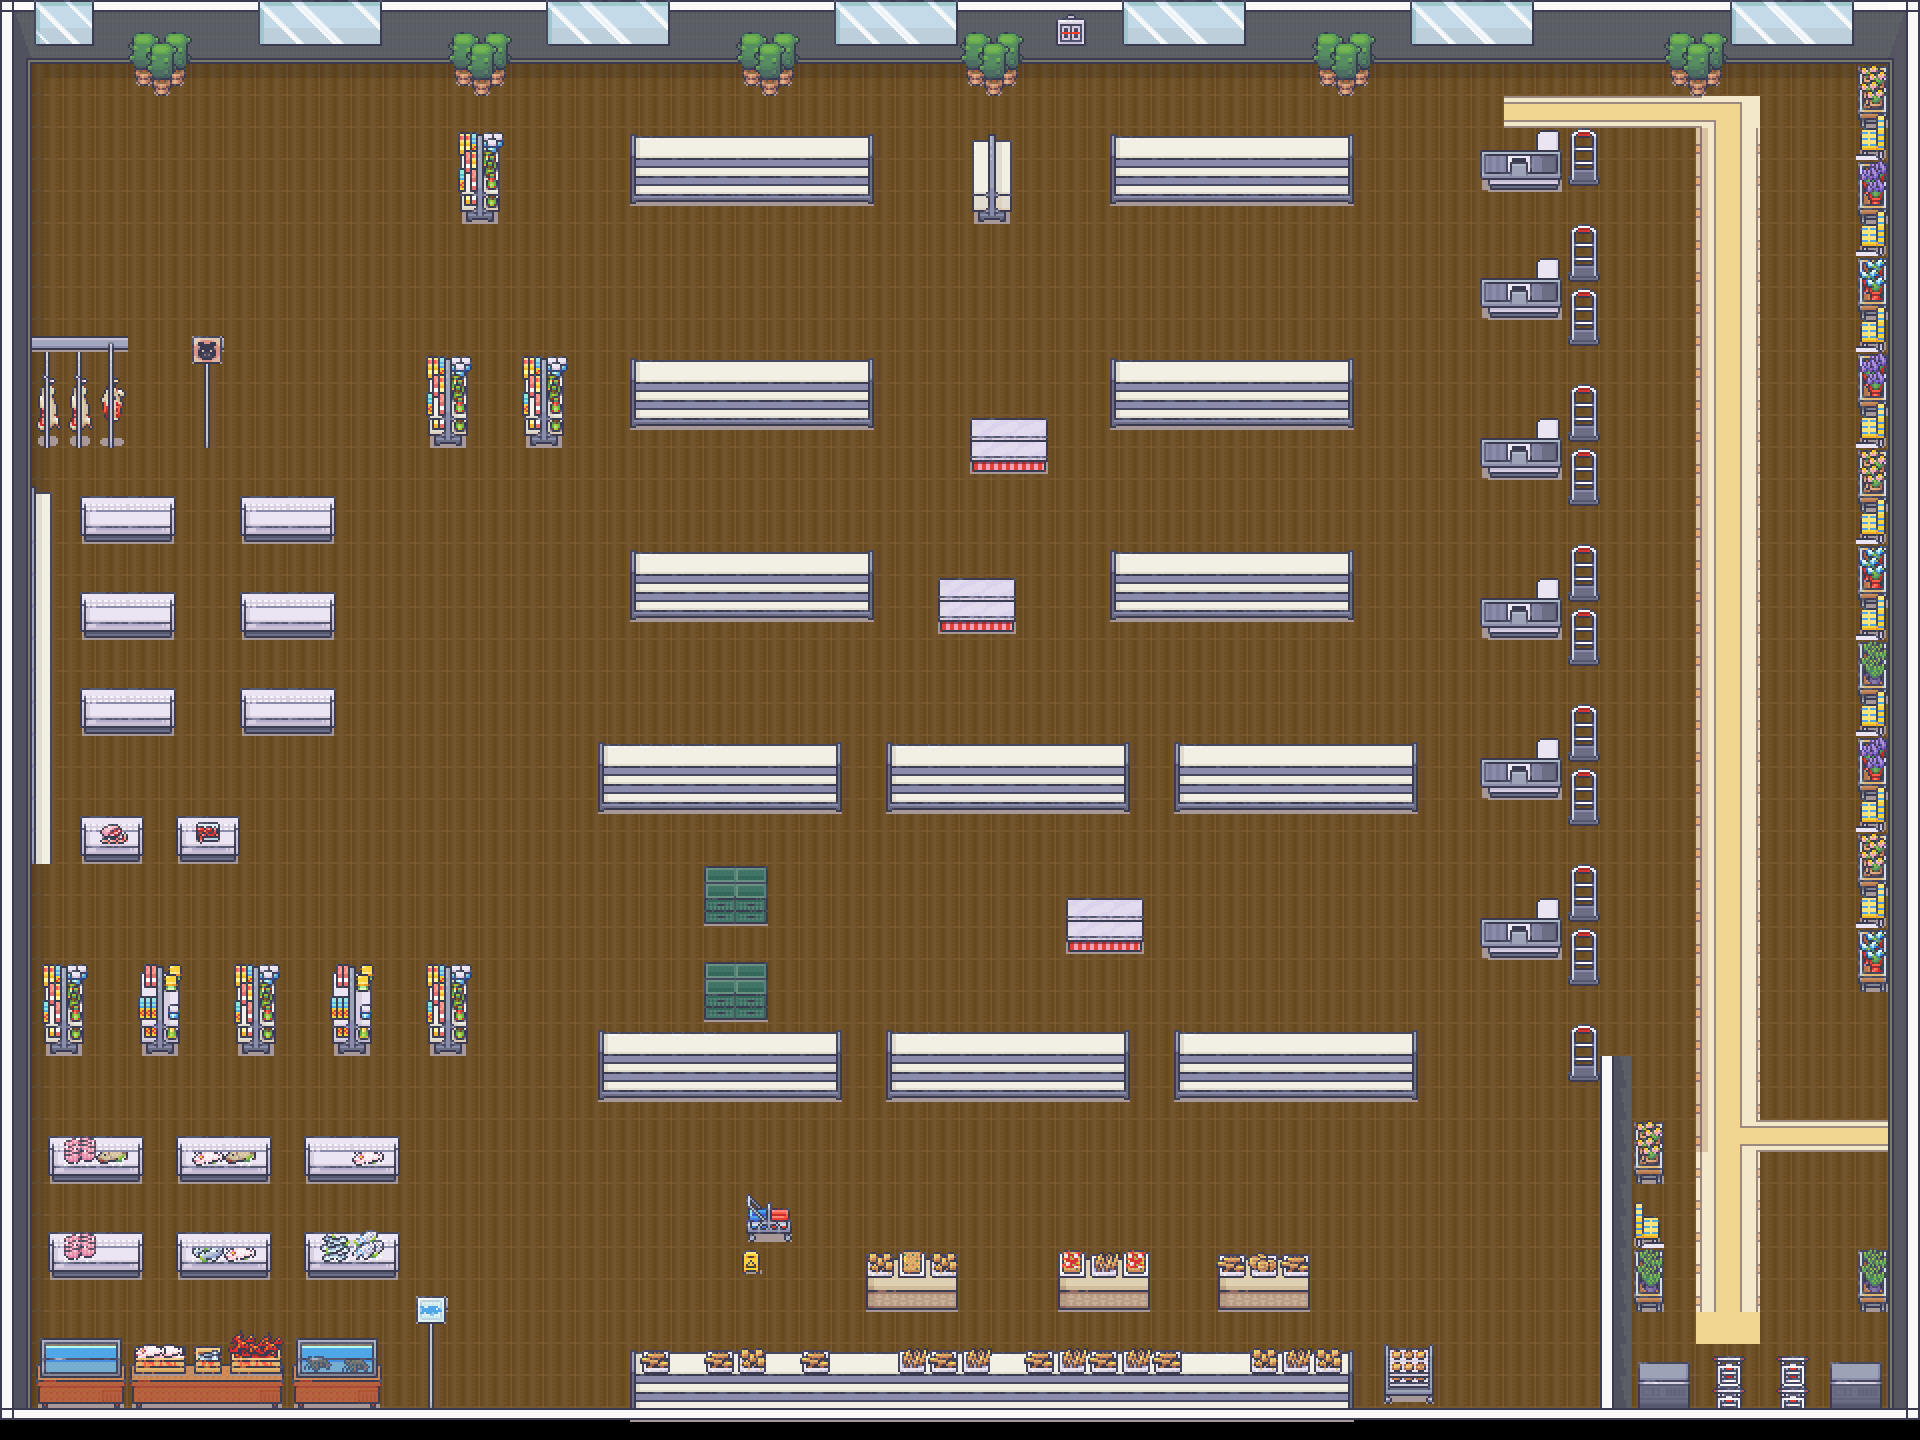

A level layout from a 2D game, rendered from its tile map. Below: a short description, then the map file with tile-grid data replaced by summaries:
An orthogonal 60x45 tile map with 32x32 px tiles, 4 tile layers (floor, object, wall, object up), 2 tilesets and 102 objects.

<map version="1.9" tiledversion="1.9.2" orientation="orthogonal" renderorder="right-down" width="60" height="45" tilewidth="32" tileheight="32" infinite="0" nextlayerid="7" nextobjectid="197">
 <tileset firstgid="1" source="Room_Builder_32x32.tsx" />
 <tileset firstgid="8285" source="16_Grocery_store_32x32.tsx" />
 <layer id="4" name="floor" width="60" height="45">
  <data>[2700 cells, 2436 non-empty, 13 distinct tile ids]</data>
 </layer>
 <layer id="3" name="object" width="60" height="45">
  <data>[2700 cells, 778 non-empty, 118 distinct tile ids]</data>
 </layer>
 <objectgroup id="6" name="collider">
  <object id="6" x="631" y="175" width="241" height="28" />
  <object id="11" x="30" y="492" width="22" height="370" />
  <object id="12" x="631" y="402" width="241" height="26" />
  <object id="13" x="630" y="593" width="241" height="27" />
  <object id="17" x="632" y="1392" width="719" height="15" />
  <object id="20" x="1111" y="591" width="240" height="29" />
  <object id="21" x="1110" y="400" width="242" height="29" />
  <object id="22" x="1111" y="174" width="241" height="30" />
  <object id="23" x="1600" y="1056" width="32" height="352" />
  <object id="24" x="1482" y="919" width="78" height="36" />
  <object id="25" x="1537" y="898" width="22" height="22" />
  <object id="26" x="1538" y="739" width="21" height="21" />
  <object id="27" x="1482" y="762" width="78" height="34" />
  <object id="28" x="1483" y="601" width="79" height="39" />
  <object id="29" x="1537" y="580" width="21" height="18" />
  <object id="30" x="1482" y="439" width="79" height="38" />
  <object id="31" x="1537" y="419" width="23" height="21" />
  <object id="32" x="1481" y="279" width="82" height="37" />
  <object id="33" x="1537" y="258" width="23" height="21" />
  <object id="34" x="1535" y="130" width="23" height="23" />
  <object id="35" x="1486" y="153" width="76" height="37" />
  <object id="48" x="0" y="1408" width="1920" height="32" />
  <object id="49" x="1888" y="64" width="32" height="1344" />
  <object id="50" x="0" y="64" width="32" height="1344" />
  <object id="51" x="0" y="0" width="1920" height="64" />
  <object id="52" x="1567" y="1054" width="31" height="25" />
  <object id="54" x="1569" y="959" width="30" height="26" />
  <object id="55" x="1569" y="896" width="29" height="24" />
  <object id="56" x="1567" y="803" width="32" height="21" />
  <object id="57" x="1568" y="735" width="31" height="25" />
  <object id="58" x="1568" y="640" width="32" height="23" />
  <object id="59" x="1569" y="580" width="30" height="18" />
  <object id="60" x="1568" y="482" width="28" height="22" />
  <object id="61" x="1565" y="418" width="35" height="25" />
  <object id="62" x="1569" y="321" width="30" height="22" />
  <object id="63" x="1568" y="258" width="31" height="20" />
  <object id="64" x="1568" y="161" width="31" height="22" />
  <object id="68" x="937.333" y="589.333" width="76" height="41.3333" />
  <object id="69" x="970.667" y="433.333" width="77.3333" height="36" />
  <object id="70" x="1066.67" y="910.667" width="76" height="40" />
  <object id="71" x="704" y="969.333" width="62.6667" height="50.6667" />
  <object id="72" x="704" y="873.333" width="62.6667" height="53.3333" />
  <object id="80" x="745.333" y="1216" width="44" height="25.3333" />
  <object id="84" x="1386.67" y="1348" width="45.3333" height="56" />
  <object id="86" x="976" y="145.333" width="34.6667" height="77.3333" />
  <object id="87" x="460" y="149.333" width="40" height="70.6667" />
  <object id="90" x="430.667" y="370.667" width="34.6667" height="74.6667" />
  <object id="92" x="526" y="374" width="34" height="70" />
  <object id="93" x="598.667" y="785.333" width="240" height="26.6667" />
  <object id="95" x="886.667" y="781.333" width="237.333" height="29.3333" />
  <object id="96" x="1173.33" y="784" width="241.333" height="26.6667" />
  <object id="97" x="597.333" y="1073.33" width="241.333" height="25.3333" />
  <object id="98" x="885.333" y="1069.33" width="241.333" height="28" />
  <object id="99" x="1173.33" y="1070.67" width="242.667" height="25.3333" />
  <object id="101" x="136.667" y="61.3333" width="48" height="20.6667" />
  <object id="103" x="152.667" y="85.3333" width="20" height="8.66667" />
  <object id="104" x="134.667" y="63.3333" width="50.6667" height="21.3333" />
  <object id="105" x="473.333" y="84" width="17.3333" height="11.3333" />
  <object id="106" x="454.667" y="64.6667" width="50" height="20.6667" />
  <object id="107" x="760.667" y="84" width="18" height="10.6667" />
  <object id="108" x="741.333" y="64.6667" width="52.6667" height="20" />
  <object id="109" x="985.333" y="83.3333" width="16" height="10.6667" />
  <object id="110" x="966.667" y="65.3333" width="50" height="19.3333" />
  <object id="111" x="1334.67" y="83.3333" width="21.3333" height="12" />
  <object id="112" x="1320" y="64.6667" width="49.3333" height="20" />
  <object id="113" x="1689.33" y="84" width="18" height="11.3333" />
  <object id="114" x="1671.33" y="64" width="48.6667" height="20" />
  <object id="118" x="1634" y="1122.67" width="29.3333" height="60.6667" />
  <object id="119" x="1632.67" y="1250" width="32" height="63.3333" />
  <object id="120" x="1638.67" y="1384.67" width="50" height="22" />
  <object id="121" x="1831.33" y="1384" width="51.3333" height="23.3333" />
  <object id="122" x="1713.33" y="1356.67" width="31.3333" height="50.6667" />
  <object id="123" x="1776.67" y="1358" width="32.6667" height="50" />
  <object id="128" x="1856" y="64" width="32" height="928" />
  <object id="129" x="1856" y="1248" width="32" height="64" />
  <object id="130" x="1632" y="1216" width="27.3333" height="29.3333" />
  <object id="131" x="1632" y="1120" width="26.6667" height="54.6667" />
  <object id="138" x="295.333" y="1372" width="86" height="33.3333" />
  <object id="141" x="38" y="1368" width="86" height="36" />
  <object id="153" x="81" y="833" width="62" height="29" />
  <object id="154" x="178" y="830" width="60" height="32" />
  <object id="165" x="866" y="1283" width="89" height="27" />
  <object id="166" x="1056" y="1278" width="95" height="31" />
  <object id="167" x="1219" y="1279" width="93" height="30" />
  <object id="178" x="81.3333" y="515.333" width="92.6667" height="28.6667" />
  <object id="179" x="240.667" y="512.667" width="95.3333" height="28.6667" />
  <object id="180" x="240.667" y="607.333" width="93.3333" height="31.3333" />
  <object id="181" x="80" y="606.667" width="94.6667" height="32.6667" />
  <object id="182" x="79.3333" y="702.667" width="95.3333" height="31.3333" />
  <object id="183" x="240" y="704" width="93.3333" height="30" />
  <object id="184" x="428.667" y="982.667" width="36.6667" height="72" />
  <object id="185" x="333.333" y="984.667" width="36" height="71.3333" />
  <object id="186" x="237.333" y="982.667" width="35.3333" height="72" />
  <object id="187" x="141.333" y="984.667" width="34.6667" height="70.6667" />
  <object id="188" x="44.6667" y="983.333" width="38" height="72" />
  <object id="189" x="49.3333" y="1246.67" width="92.6667" height="31.3333" />
  <object id="190" x="178" y="1246.67" width="92.6667" height="30.6667" />
  <object id="191" x="306" y="1248.67" width="91.3333" height="28" />
  <object id="192" x="305.333" y="1152" width="92.6667" height="30.6667" />
  <object id="193" x="178.667" y="1152" width="90" height="30.6667" />
  <object id="194" x="50.6667" y="1152" width="91.3333" height="30.6667" />
  <object id="196" x="131.333" y="1372.67" width="150.667" height="34" />
 </objectgroup>
 <layer id="1" name="wall" width="60" height="45">
  <data>[2700 cells, 300 non-empty, 20 distinct tile ids]</data>
 </layer>
 <layer id="5" name="object up" width="60" height="45">
  <data>[2700 cells, 199 non-empty, 69 distinct tile ids]</data>
 </layer>
</map>
